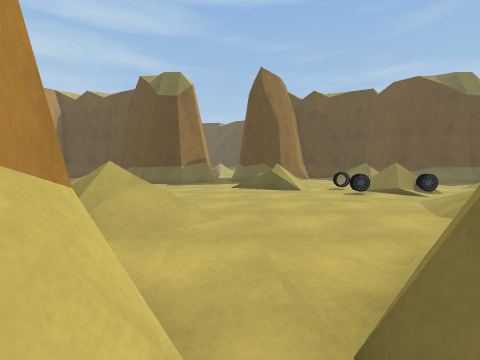
[1] (above)

12 first-person views from a walk through a 3-D level made in the Unity game engine. The camera is 1.2 m above the floor, tilts 4° down and sees 90° across. The floor is counted in squares, 1 m on a side. Each view is taken from the middle of a square. On the plan, view 1 faces up. The plan holds only what a view shows up to about 12 squares ahead; the rest is blank. The place goes on beyond the plan.

[2]
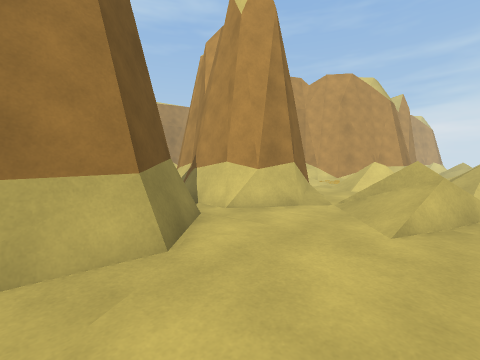

[3]
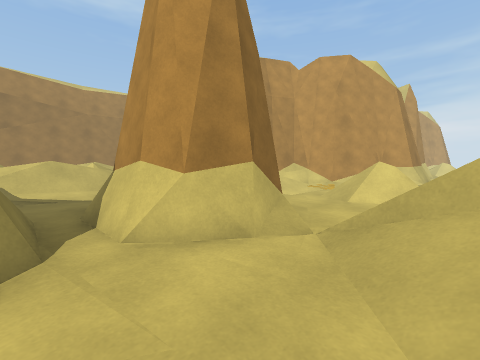

[4]
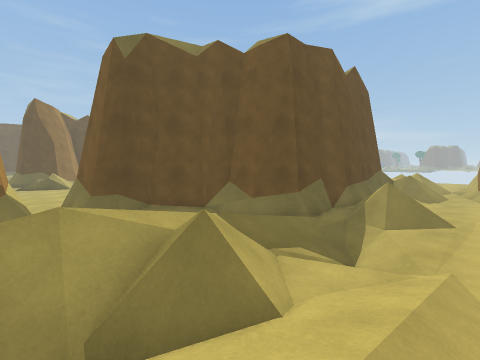

[5]
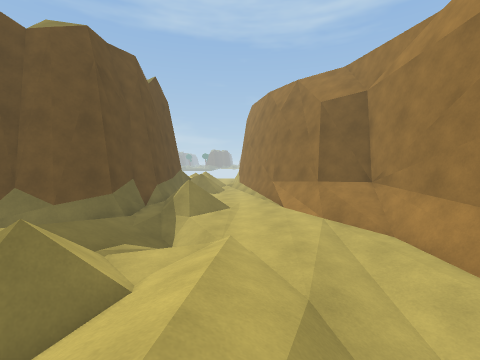

[6]
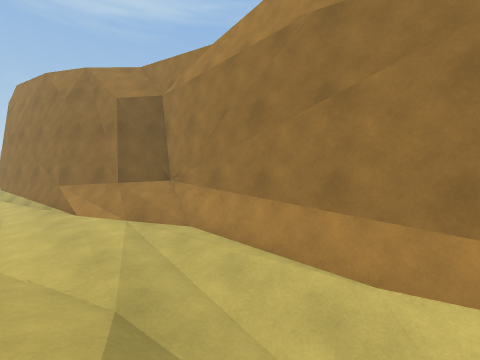

[7]
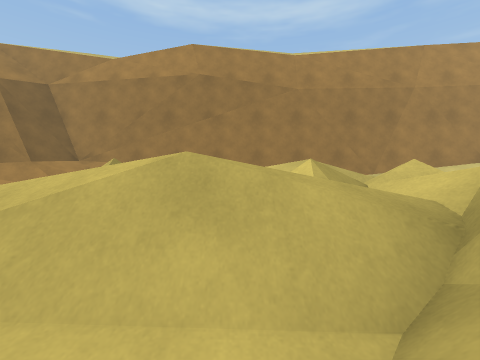

[8]
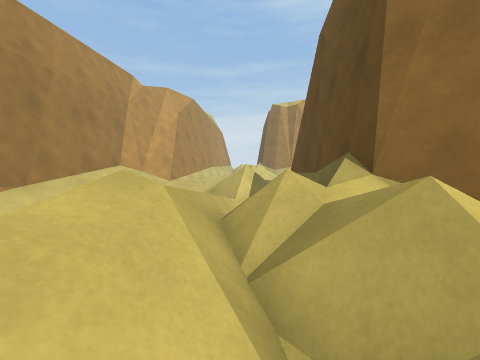

[9]
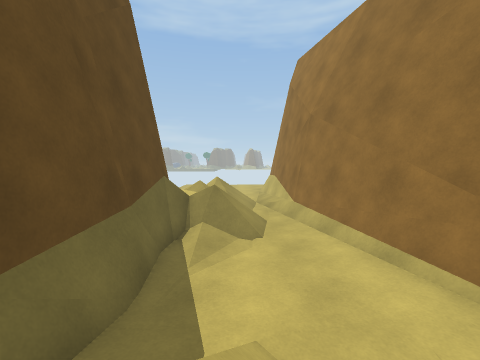

[10]
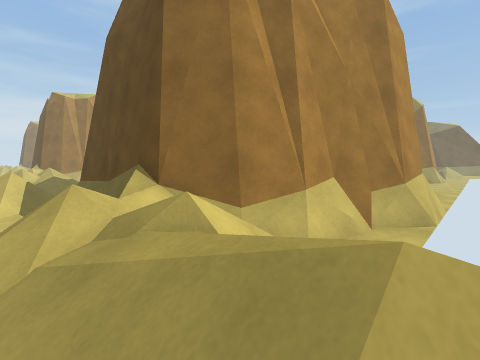

[11]
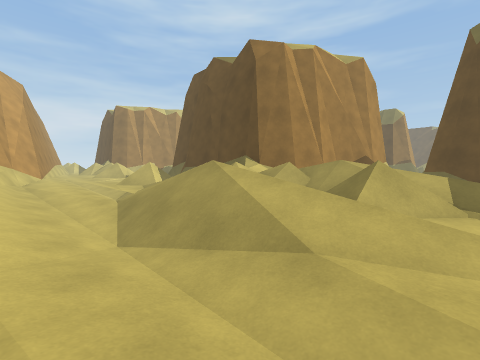

[12]
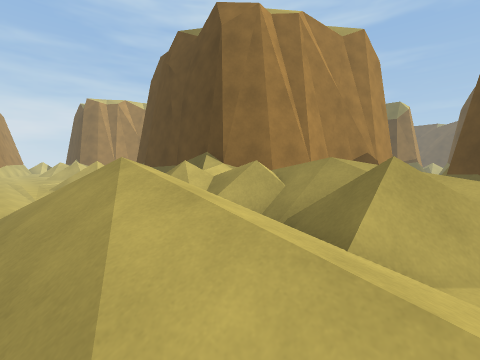

### Floor plan
Key: @ floor where view 1 was taken; # wall or solid block; . main floor; : floor 0.25 m higher than the main floor; - floor 0.25 m lower than the main floor; _ floor 0.5 m lower than the main floor; / step, stairs or slope; = window, fence, low wall or low ledge; O other object.
Columns run from 10 left of view 1 to 20 right of it. Each row starts with its distance up from view 1.
 12        .../ //..    ./
 11        ...////.O// ../
 10        .........///.
  9         .......O/..
  8         ..........
  7          ......./
  6        =/......//
  5        ///...../
  4        //......
  3   //.........==              .
  2   //../###..###              .
  1  O/../## #.##                #
  0 .///.    #@##
 -1 //       #.##               ##
 -2         ##..###             #.
 -3         #... /##           ##.
 -4         #...  /##          #=
 -5        ##.:/   =#         ##=
 -6      ###////    ####     ###/
 -7 ######///////////#=#######/// =
 -8 O     ///////////////...///////
 -9 O/../////////.///////...///////
-10 /.//////////////..//.........//
-11 ///////////////..........######
-12 ////////////.........=#####
-13 ...--__//__--...../=####
-14 .-///////_----../=###
-15 /////////-...../OO##
-16 ###################

Where each view was taken, in squares from view 1:
view 1: 0 up, 0 right, facing up
view 2: 6 up, 4 right, facing down-left
view 3: 5 up, 1 right, facing down-left
view 4: 11 down, 1 left, facing up-right
view 5: 11 down, 2 left, facing right
view 6: 11 down, 2 left, facing down-right
view 7: 4 down, 1 left, facing down
view 8: 9 down, 0 right, facing left
view 9: 9 down, 8 right, facing right
view 10: 9 down, 20 right, facing up-left
view 11: 15 down, 3 right, facing up-left
view 12: 12 down, 2 right, facing up-left
